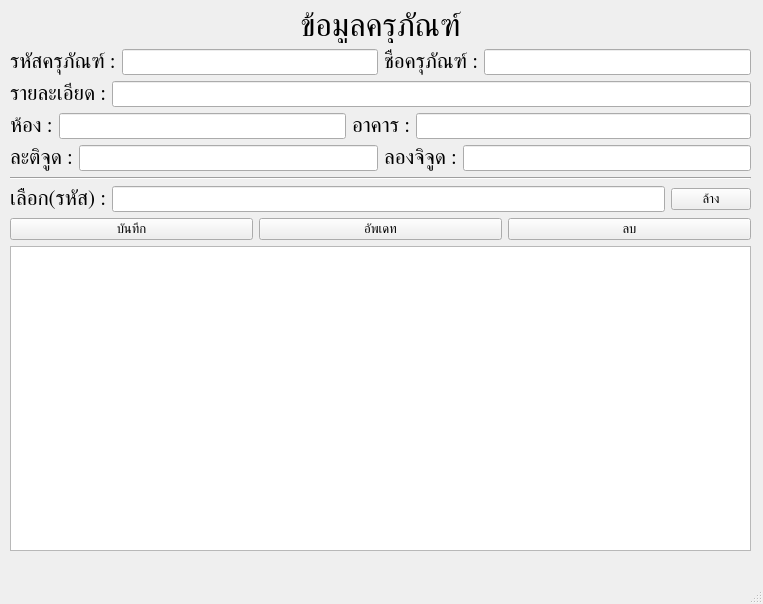
<?xml version="1.0" encoding="UTF-8"?>
<ui version="4.0">
 <class>MainWindow</class>
 <widget class="QMainWindow" name="MainWindow">
  <property name="geometry">
   <rect>
    <x>0</x>
    <y>0</y>
    <width>763</width>
    <height>604</height>
   </rect>
  </property>
  <property name="windowTitle">
   <string>MainWindow</string>
  </property>
  <widget class="QWidget" name="centralwidget">
   <widget class="QWidget" name="layoutWidget">
    <property name="geometry">
     <rect>
      <x>10</x>
      <y>10</y>
      <width>741</width>
      <height>541</height>
     </rect>
    </property>
    <layout class="QVBoxLayout" name="verticalLayout_4">
     <item>
      <widget class="QLabel" name="label">
       <property name="font">
        <font>
         <family>Prompt</family>
         <pointsize>24</pointsize>
        </font>
       </property>
       <property name="text">
        <string>ข้อมูลครุภัณฑ์</string>
       </property>
       <property name="alignment">
        <set>Qt::AlignCenter</set>
       </property>
      </widget>
     </item>
     <item>
      <layout class="QVBoxLayout" name="verticalLayout_5">
       <item>
        <layout class="QVBoxLayout" name="verticalLayout_3">
         <item>
          <layout class="QVBoxLayout" name="verticalLayout_2">
           <item>
            <layout class="QHBoxLayout" name="horizontalLayout">
             <item>
              <layout class="QHBoxLayout" name="horizontalLayout_3">
               <item>
                <widget class="QLabel" name="label_4">
                 <property name="font">
                  <font>
                   <family>Prompt</family>
                   <pointsize>16</pointsize>
                  </font>
                 </property>
                 <property name="text">
                  <string>รหัสครุภัณฑ์ :</string>
                 </property>
                </widget>
               </item>
               <item>
                <widget class="QLineEdit" name="asset_code">
                 <property name="font">
                  <font>
                   <family>Prompt</family>
                   <pointsize>10</pointsize>
                  </font>
                 </property>
                </widget>
               </item>
              </layout>
             </item>
             <item>
              <layout class="QHBoxLayout" name="horizontalLayout_2">
               <item>
                <widget class="QLabel" name="label_3">
                 <property name="font">
                  <font>
                   <family>Prompt</family>
                   <pointsize>16</pointsize>
                  </font>
                 </property>
                 <property name="text">
                  <string>ชื่อครุภัณฑ์ :</string>
                 </property>
                </widget>
               </item>
               <item>
                <widget class="QLineEdit" name="name">
                 <property name="font">
                  <font>
                   <family>Prompt</family>
                   <pointsize>10</pointsize>
                  </font>
                 </property>
                </widget>
               </item>
              </layout>
             </item>
            </layout>
           </item>
           <item>
            <layout class="QHBoxLayout" name="horizontalLayout_5">
             <item>
              <widget class="QLabel" name="label_6">
               <property name="font">
                <font>
                 <family>Prompt</family>
                 <pointsize>16</pointsize>
                </font>
               </property>
               <property name="text">
                <string>รายละเอียด :</string>
               </property>
              </widget>
             </item>
             <item>
              <widget class="QLineEdit" name="detail">
               <property name="font">
                <font>
                 <family>Prompt</family>
                 <pointsize>10</pointsize>
                </font>
               </property>
              </widget>
             </item>
            </layout>
           </item>
          </layout>
         </item>
         <item>
          <layout class="QHBoxLayout" name="horizontalLayout_11">
           <item>
            <layout class="QHBoxLayout" name="horizontalLayout_8">
             <item>
              <layout class="QHBoxLayout" name="horizontalLayout_4">
               <item>
                <widget class="QLabel" name="label_5">
                 <property name="font">
                  <font>
                   <family>Prompt</family>
                   <pointsize>16</pointsize>
                  </font>
                 </property>
                 <property name="text">
                  <string>ห้อง :</string>
                 </property>
                </widget>
               </item>
               <item>
                <widget class="QLineEdit" name="room">
                 <property name="font">
                  <font>
                   <family>Prompt</family>
                   <pointsize>10</pointsize>
                  </font>
                 </property>
                </widget>
               </item>
              </layout>
             </item>
             <item>
              <widget class="QLabel" name="label_8">
               <property name="font">
                <font>
                 <family>Prompt</family>
                 <pointsize>16</pointsize>
                </font>
               </property>
               <property name="text">
                <string>อาคาร :</string>
               </property>
              </widget>
             </item>
             <item>
              <widget class="QLineEdit" name="building">
               <property name="font">
                <font>
                 <family>Prompt</family>
                 <pointsize>10</pointsize>
                </font>
               </property>
              </widget>
             </item>
            </layout>
           </item>
          </layout>
         </item>
         <item>
          <layout class="QHBoxLayout" name="horizontalLayout_12">
           <item>
            <layout class="QHBoxLayout" name="horizontalLayout_9">
             <item>
              <widget class="QLabel" name="label_9">
               <property name="font">
                <font>
                 <family>Prompt</family>
                 <pointsize>16</pointsize>
                </font>
               </property>
               <property name="text">
                <string>ละติจูด :</string>
               </property>
              </widget>
             </item>
             <item>
              <widget class="QLineEdit" name="latitude">
               <property name="font">
                <font>
                 <family>Prompt</family>
                 <pointsize>10</pointsize>
                </font>
               </property>
              </widget>
             </item>
            </layout>
           </item>
           <item>
            <layout class="QHBoxLayout" name="horizontalLayout_10">
             <item>
              <widget class="QLabel" name="label_10">
               <property name="font">
                <font>
                 <family>Prompt</family>
                 <pointsize>16</pointsize>
                </font>
               </property>
               <property name="text">
                <string>ลองจิจูด :</string>
               </property>
              </widget>
             </item>
             <item>
              <widget class="QLineEdit" name="longitude">
               <property name="font">
                <font>
                 <family>Prompt</family>
                 <pointsize>10</pointsize>
                </font>
               </property>
              </widget>
             </item>
            </layout>
           </item>
          </layout>
         </item>
        </layout>
       </item>
       <item>
        <layout class="QVBoxLayout" name="verticalLayout">
         <item>
          <widget class="Line" name="line">
           <property name="orientation">
            <enum>Qt::Horizontal</enum>
           </property>
          </widget>
         </item>
         <item>
          <layout class="QHBoxLayout" name="horizontalLayout_7">
           <item>
            <widget class="QLabel" name="label_7">
             <property name="font">
              <font>
               <family>Prompt</family>
               <pointsize>16</pointsize>
              </font>
             </property>
             <property name="text">
              <string>เลือก(รหัส) :</string>
             </property>
            </widget>
           </item>
           <item>
            <widget class="QLineEdit" name="id">
             <property name="font">
              <font>
               <family>Prompt</family>
               <pointsize>10</pointsize>
              </font>
             </property>
            </widget>
           </item>
           <item>
            <widget class="QPushButton" name="btn_clear">
             <property name="font">
              <font>
               <family>Prompt</family>
               <pointsize>10</pointsize>
              </font>
             </property>
             <property name="text">
              <string>ล้าง</string>
             </property>
            </widget>
           </item>
          </layout>
         </item>
         <item>
          <layout class="QHBoxLayout" name="horizontalLayout_6">
           <item>
            <widget class="QPushButton" name="btn_save">
             <property name="font">
              <font>
               <family>Prompt</family>
               <pointsize>10</pointsize>
              </font>
             </property>
             <property name="text">
              <string>บันทึก</string>
             </property>
            </widget>
           </item>
           <item>
            <widget class="QPushButton" name="btn_update">
             <property name="font">
              <font>
               <family>Prompt</family>
               <pointsize>10</pointsize>
              </font>
             </property>
             <property name="text">
              <string>อัพเดท</string>
             </property>
            </widget>
           </item>
           <item>
            <widget class="QPushButton" name="btn_delete">
             <property name="font">
              <font>
               <family>Prompt</family>
               <pointsize>10</pointsize>
              </font>
             </property>
             <property name="text">
              <string>ลบ</string>
             </property>
            </widget>
           </item>
          </layout>
         </item>
         <item>
          <widget class="QTableWidget" name="tableWidget">
           <property name="font">
            <font>
             <family>Prompt</family>
             <pointsize>12</pointsize>
            </font>
           </property>
          </widget>
         </item>
        </layout>
       </item>
      </layout>
     </item>
    </layout>
   </widget>
  </widget>
  <widget class="QMenuBar" name="menubar">
   <property name="geometry">
    <rect>
     <x>0</x>
     <y>0</y>
     <width>763</width>
     <height>21</height>
    </rect>
   </property>
  </widget>
  <widget class="QStatusBar" name="statusbar"/>
 </widget>
 <resources/>
 <connections/>
</ui>
